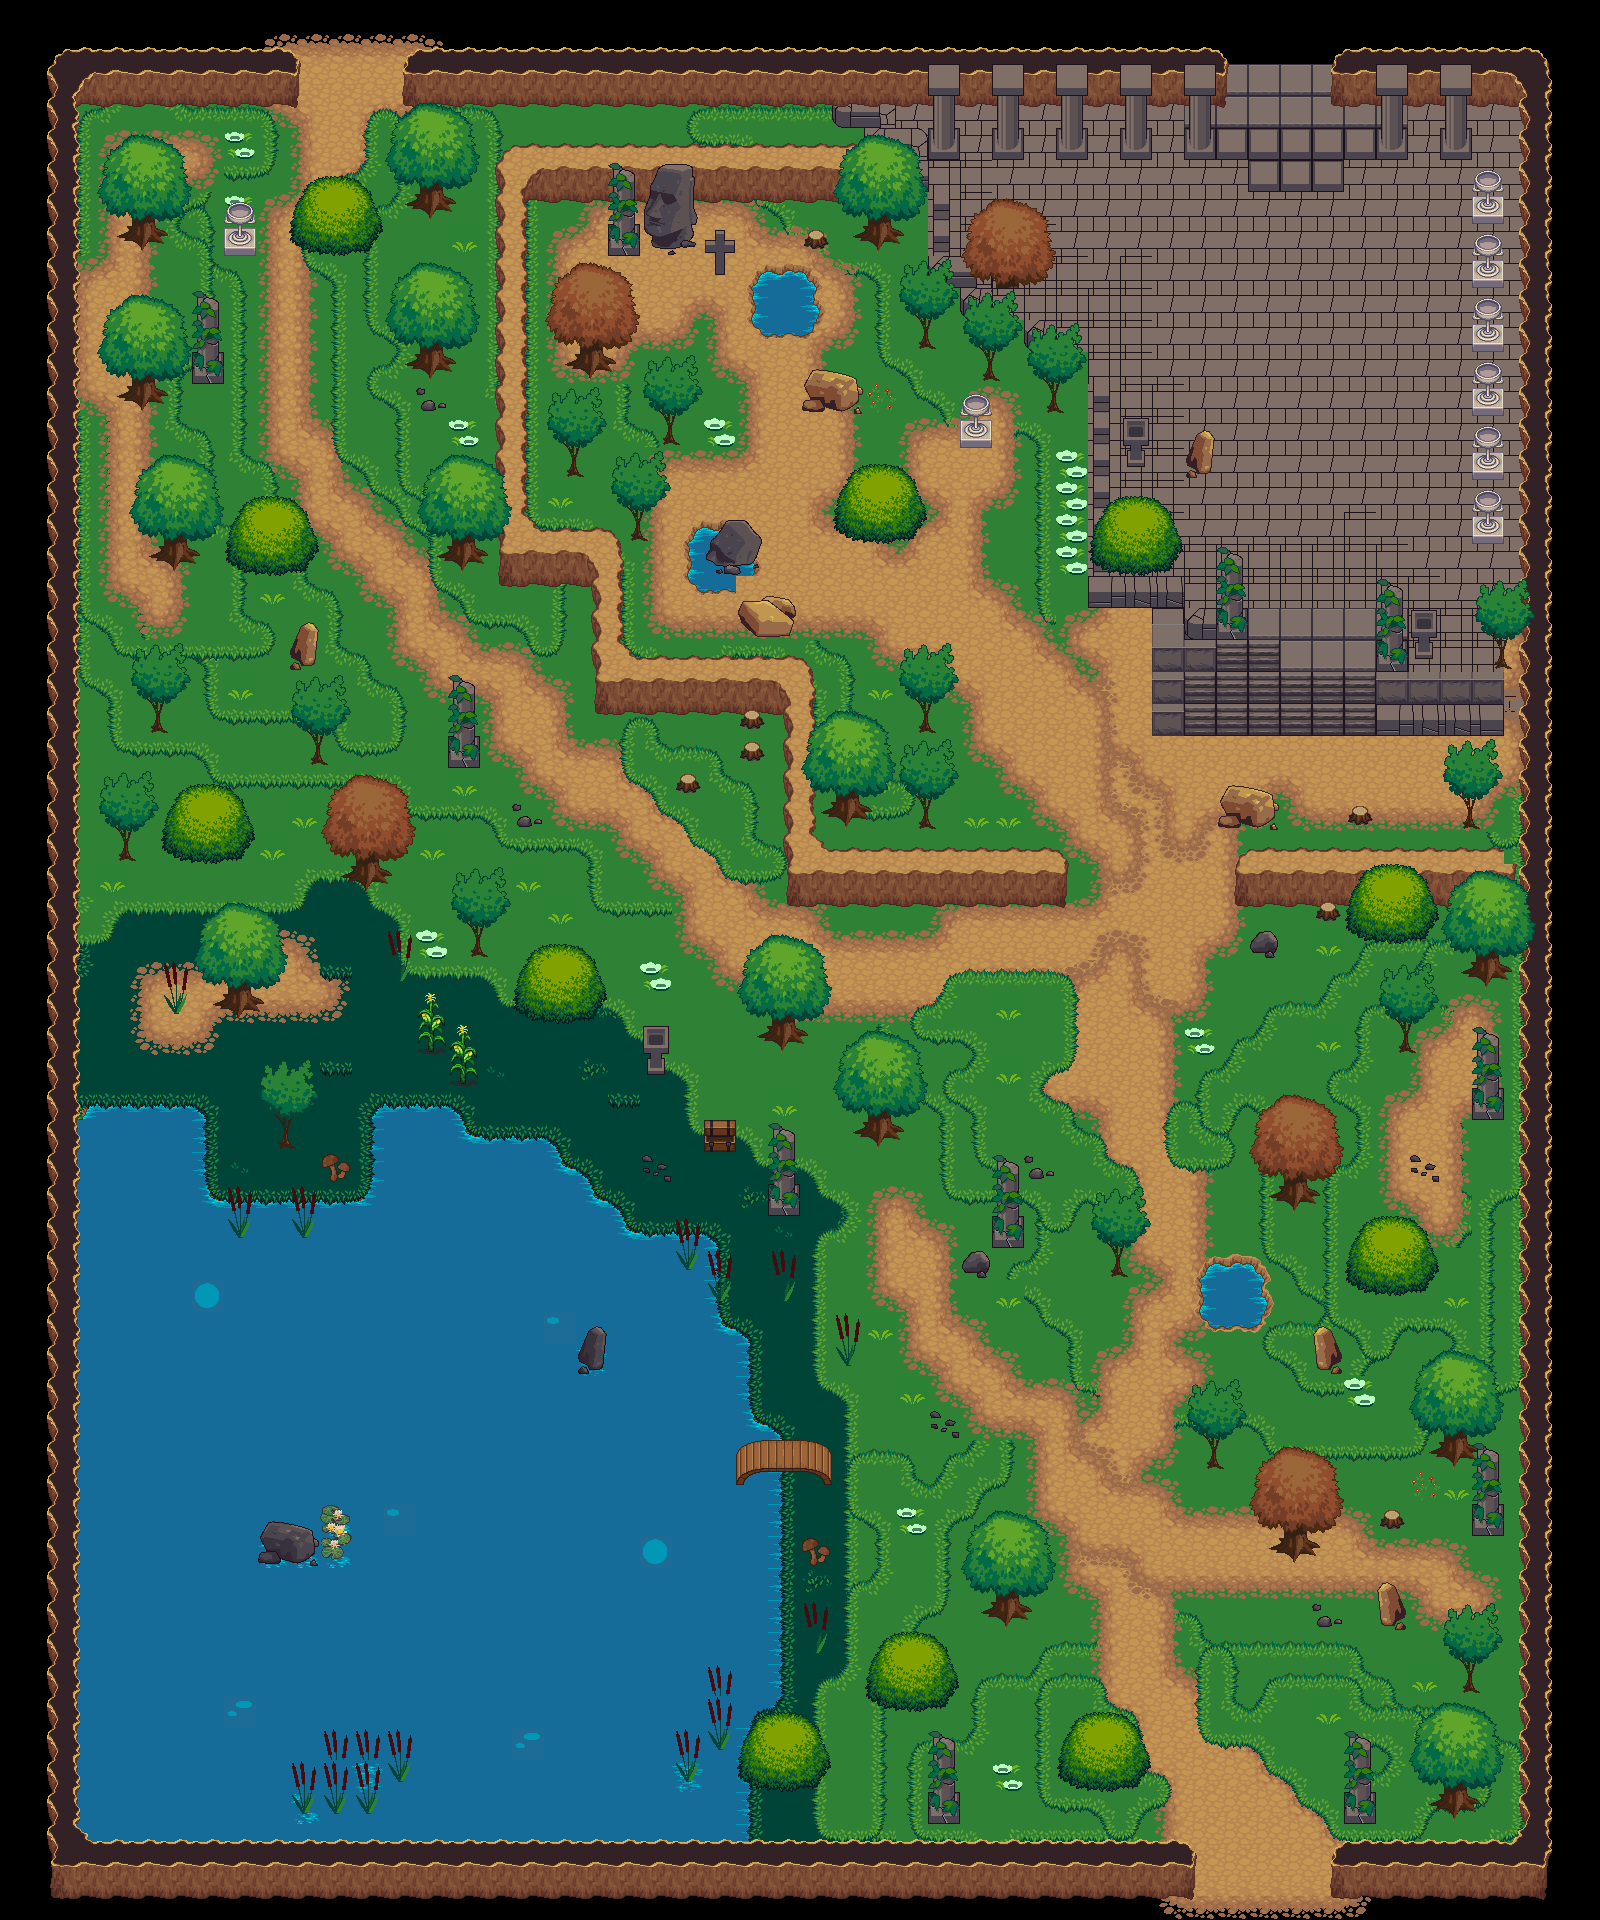

Tiled map render using the project's own tile images. Description and the map definition, with tile-layer contents summarised, below:
An orthogonal 50x60 tile map with 32x32 px tiles, 12 tile layers (background, ground 1, ground 2, ground -3, ...) and 189 objects.

<map version="1.5" tiledversion="1.6.0" orientation="orthogonal" renderorder="right-down" width="50" height="60" tilewidth="32" tileheight="32" infinite="0" nextlayerid="17" nextobjectid="194">
 <tileset firstgid="1" source="klipartz.com.tsx" />
 <layer id="1" name="background" width="50" height="60">
  <data>[3000 cells, 2576 non-empty, 13 distinct tile ids]</data>
 </layer>
 <layer id="3" name="ground 1" width="50" height="60">
  <data>[3000 cells, 486 non-empty, 13 distinct tile ids]</data>
 </layer>
 <layer id="4" name="ground 2" width="50" height="60">
  <data>[3000 cells, 1911 non-empty, 9 distinct tile ids]</data>
 </layer>
 <layer id="9" name="ground -3" width="50" height="60">
  <data>[3000 cells, 0 non-empty, 0 distinct tile ids]</data>
 </layer>
 <layer id="5" name="ground 3" width="50" height="60">
  <data>[3000 cells, 1346 non-empty, 30 distinct tile ids]</data>
 </layer>
 <layer id="7" name="ground 4" width="50" height="60">
  <data>[3000 cells, 465 non-empty, 27 distinct tile ids]</data>
 </layer>
 <layer id="10" name="ground 5" width="50" height="60">
  <data>[3000 cells, 243 non-empty, 13 distinct tile ids]</data>
 </layer>
 <layer id="11" name="ground 6" width="50" height="60">
  <data>[3000 cells, 720 non-empty, 27 distinct tile ids]</data>
 </layer>
 <layer id="6" name="walls2" width="50" height="60">
  <data>[3000 cells, 39 non-empty, 10 distinct tile ids]</data>
 </layer>
 <layer id="2" name="walls" width="50" height="60">
  <data>[3000 cells, 667 non-empty, 34 distinct tile ids]</data>
 </layer>
 <layer id="8" name="details" width="50" height="60">
  <data>[3000 cells, 361 non-empty, 64 distinct tile ids]</data>
 </layer>
 <objectgroup id="13" name="exits">
  <object id="1" x="1229.84" y="80.5003" width="100.667" height="30" />
  <object id="2" x="1196" y="1836" width="140.667" height="42" />
  <object id="3" x="291.667" y="93.333" width="116.5" height="25.1667" />
 </objectgroup>
 <objectgroup id="14" name="collisions">
  <object id="4" x="420.5" y="177" width="21.5" height="32.5" />
  <object id="5" x="316.5" y="197" width="39.5" height="44.5" />
  <object id="6" x="419" y="334.5" width="23.5" height="33.5" />
  <object id="7" x="224" y="229" width="31.5" height="25" />
  <object id="8" x="192" y="351.333" width="30.6667" height="32.6667" />
  <object id="9" x="132" y="210" width="22" height="31.3333" />
  <object id="10" x="130" y="372" width="25.3333" height="28.6667" />
  <object id="11" x="163.333" y="524" width="25.3333" height="42" />
  <object id="12" x="248.667" y="515.333" width="48.6667" height="47.3333" />
  <object id="13" x="453.333" y="526.667" width="20" height="39.3333" />
  <object id="14" x="298.667" y="627.333" width="16" height="38" />
  <object id="15" x="312.667" y="735.333" width="8" height="26.6667" />
  <object id="16" x="152.667" y="704.667" width="8" height="28" />
  <object id="17" x="122.667" y="837.333" width="6.66667" height="24" />
  <object id="18" x="182" y="802.667" width="51.3333" height="49.3333" />
  <object id="19" x="354" y="839.333" width="26" height="40.6667" />
  <object id="20" x="225.333" y="968.667" width="26" height="41.3333" />
  <object id="21" x="282.667" y="1118" width="8" height="27.3333" />
  <object id="22" x="475.333" y="928" width="5.33333" height="26" />
  <object id="23" x="535.333" y="964" width="49.3333" height="44" />
  <object id="24" x="644" y="1026" width="22" height="48" />
  <object id="25" x="705.333" y="1123.33" width="30" height="26.6667" />
  <object id="26" x="768" y="1183.5" width="29" height="30.5" />
  <object id="28" x="762.5" y="1732" width="46.5" height="44.5" />
  <object id="29" x="892" y="1652" width="46.5" height="47" />
  <object id="30" x="996" y="1580" width="23" height="38" />
  <object id="31" x="927.5" y="1791" width="33" height="29.5" />
  <object id="32" x="810.333" y="1549.67" width="12.3333" height="12" />
  <object id="33" x="1083.33" y="1730" width="48.6667" height="50" />
  <object id="34" x="82.6667" y="1108.67" width="120.667" height="36" />
  <object id="35" x="158.667" y="1109.33" width="48.6667" height="122" />
  <object id="36" x="182.667" y="1191.33" width="193.333" height="48.6667" />
  <object id="37" x="377.333" y="1108" width="78.6667" height="95.3333" />
  <object id="38" x="442" y="1132" width="106" height="51.3333" />
  <object id="39" x="536" y="1146.67" width="24" height="39.3333" />
  <object id="40" x="554.667" y="1170.67" width="35.3333" height="42" />
  <object id="41" x="579.333" y="1191.33" width="40" height="54.6667" />
  <object id="42" x="598" y="1234.67" width="113.333" height="30" />
  <object id="43" x="681.333" y="1238" width="40" height="107.333" />
  <object id="44" x="693.333" y="1326.67" width="53.3333" height="39.3333" />
  <object id="45" x="720" y="1362" width="32.6667" height="76" />
  <object id="46" x="704" y="1436" width="30" height="86" />
  <object id="47" x="733.333" y="1486" width="48" height="214.667" />
  <object id="48" x="715.333" y="1710.67" width="31.3333" height="42.6667" />
  <object id="49" x="714" y="1752" width="30.6667" height="83.3333" />
  <object id="50" x="461" y="1046.67" width="4.33333" height="38" />
  <object id="51" x="429.333" y="1013.33" width="4" height="37.6667" />
  <object id="52" x="773.5" y="1007" width="21.5" height="33" />
  <object id="53" x="868.5" y="1106" width="22.5" height="32.5" />
  <object id="54" x="966" y="1257" width="22" height="12" />
  <object id="55" x="991.5" y="1216" width="33" height="31.5" />
  <object id="56" x="448" y="735.5" width="32.5" height="32" />
  <object id="57" x="680.667" y="778" width="16.3333" height="9.66667" />
  <object id="58" x="745.667" y="745.333" width="15" height="12" />
  <object id="59" x="745.667" y="713.667" width="14.3333" height="16" />
  <object id="60" x="502" y="151" width="26" height="431" />
  <object id="62" x="498.5" y="528" width="110" height="56" />
  <object id="63" x="586" y="528.5" width="39" height="185" />
  <object id="64" x="597.5" y="662" width="212" height="49" />
  <object id="65" x="780.5" y="678" width="45" height="224" />
  <object id="66" x="788" y="853" width="273" height="51" />
  <object id="67" x="836" y="787" width="22" height="31" />
  <object id="68" x="922" y="800.5" width="7.5" height="24" />
  <object id="69" x="921" y="704" width="9" height="26" />
  <object id="70" x="744.5" y="604" width="44" height="29.5" />
  <object id="71" x="718.5" y="526.5" width="31.5" height="36.5" />
  <object id="72" x="693" y="530.5" width="54.5" height="56.5" />
  <object id="73" x="632.5" y="509.5" width="8" height="27.5" />
  <object id="74" x="568.75" y="445.75" width="9.75" height="30.5" />
  <object id="75" x="666" y="415.5" width="7.5" height="25.75" />
  <object id="76" x="579" y="336" width="24.5" height="34" />
  <object id="77" x="607" y="222.5" width="32.5" height="32.5" />
  <object id="78" x="647.5" y="194.5" width="45.5" height="50.5" />
  <object id="79" x="714.5" y="251.5" width="10" height="23.5" />
  <object id="80" x="509" y="146.5" width="391" height="55.5" />
  <object id="81" x="868" y="206" width="23.5" height="34.5" />
  <object id="82" x="811" y="232" width="12" height="16.5" />
  <object id="83" x="757.5" y="275" width="55" height="60" />
  <object id="84" x="812.5" y="374" width="43.5" height="36" />
  <object id="85" x="961" y="420.5" width="30" height="26" />
  <object id="86" x="921.5" y="321.5" width="7.5" height="23.5" />
  </objectgroup>
 <objectgroup id="16" name="enemies">
  <!-- 11 objects omitted --></objectgroup>
 <objectgroup id="15" name="itemSpawnPoint">
  <!-- 8 objects omitted --></objectgroup>
 <layer id="12" name="foreground" width="50" height="60">
  <data>[3000 cells, 418 non-empty, 66 distinct tile ids]</data>
 </layer>
</map>
<!-- 105 of 189 objects omitted -->
